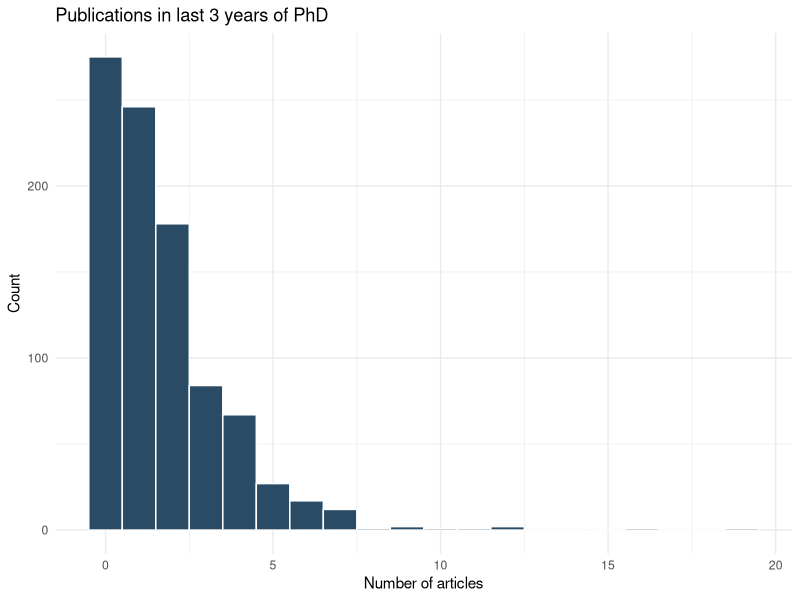
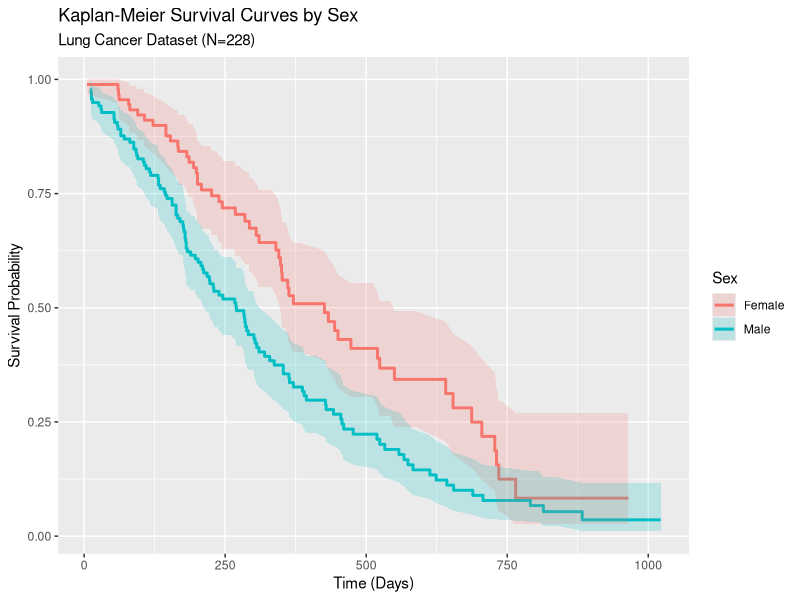
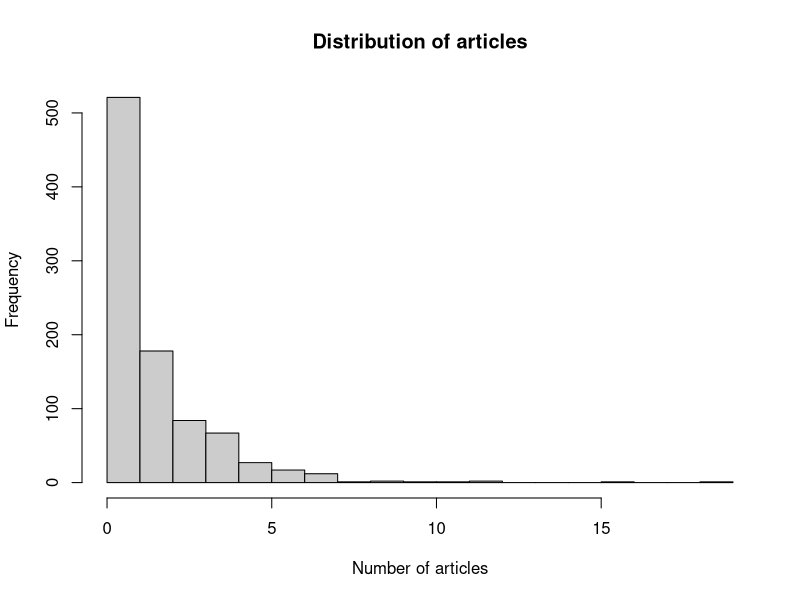
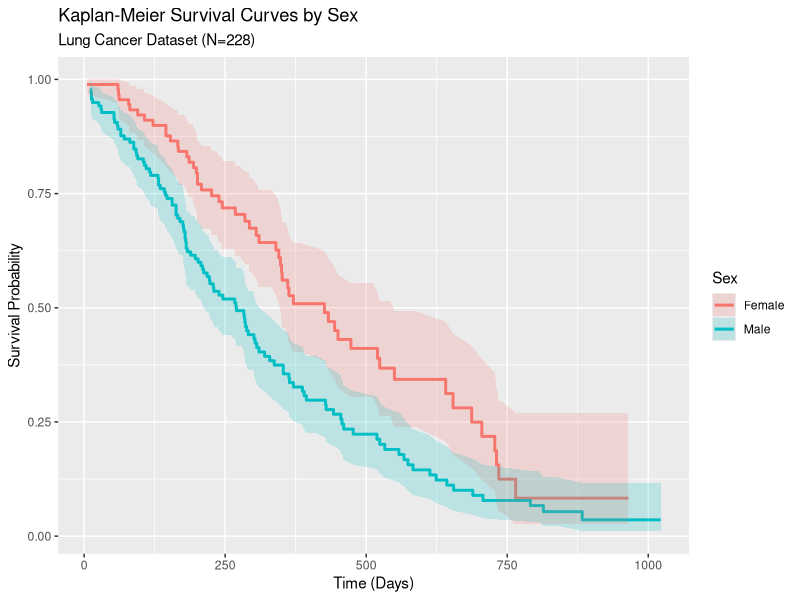

Source code (R) for these figures, in order:
library(carData)
library(MASS)
library(nnet)
library(marginaleffects)
data(BEPS)
library(pscl)
library(AER)
library(MASS)
data(bioChemists)

# PROBLEM 1.1: ORDERED LOGIT: PERCEPTIONS OF THE NATL ECONOMY
## 1.1.a: Explore the economic.cond.national variable and convert it to an ordered factor:
table(BEPS$economic.cond.national)
BEPS$econ_ord=factor(BEPS$economic.cond.national, ordered=TRUE)
summary(BEPS$econ_ord)

## 1.1.b: Fit an ordered logit model predicting econ_ord from age, gender, Europe, and politicalknowledge.
m_ologit=polr(econ_ord~age+gender+Europe+political.knowledge, data=BEPS, Hess=TRUE)
summary(m_ologit)

## 1.1.c: Compute average marginal effects (AMEs) using marginal effects:
avg_slopes(m_ologit)

## 1.1.d: Compute predicted probabilities for the five response categories at the mean of all covariates, separately for male and female respondents:
predictions(m_ologit, newdata=datagrid(gender=c("female","male")))


# PROBLEM 1.2 MULTINOMIAL LOGIT: VOTE CHOICE
## 1.2.a: Set Conservative as the reference category and fit a multinomial logit predicting vote from economic assessments and leader evaluations:
BEPS$vote=relevel(BEPS$vote, ref="Conservative")
m_mlogit=multinom(vote~economic.cond.national+Blair+Hague+Kennedy+Europe, data=BEPS,trace=FALSE)
summary(m_mlogit)

## 1.2.b: Compute AMEs across all predictors and all outcome categories. 
avg_slopes(m_mlogit)
## In a comment, report the AME of Blair on the probability of voting Labour. Interpret it in plain language: holding other variables constant, how does a one-unit increase in Blair approval change the probability of voting Labour on average across respondents?
### ANSWER/COMMENT: The AME of Blair on the probability of voting Labour is positive and substantial. In other words, a one-unit increase in approval (on the 1-5 scale) is associated with an increase in the average probability of voting Labour. This indicates a personalization of vote choice during this election: feelings toward the party leader was a strong driver of vote choice.

predictions(m_mlogit, by="economic.cond.national")


## 1.2.c: The multinomial logit assumes Independence of Irrelevant Alternatives (IIA): the odds ratio between any two alternatives is unaffected by the presence or absence of other alternatives. Recall from class the red bus / blue bus example, where IIA fails because two alternatives (red bus and blue bus) are close substitutes. In a comment of 2–3 sentences, explain what IIA means for this application with Conservative, Labour, and Liberal Democrat as alternatives. Do you think IIA is likely to hold here — or are any two of these parties close substitutes in the minds of British voters? Explain your reasoning.
### ANSWER/COMMENT: The odds ratio between any two alternatives (here, Labour vs Conservative) should be unaffected by the presence or characteristics of a third alternative (here, Liberal Dems). In the bus analogy, IIA fails because two alternatives are near-perfect substitutes and removing one simply shifts its probability to the other rather than distributing it proportionally. For British party choice, IIA is a moderate concern: Labour and the Liberal Democrats are both centre-left parties, sharing some ideological space, so some voters may treat them as partial substitutes in a way IIA cannot accommodate. The Conservatives, however, occupy a clearly distinct ideological position (right-wing), so the three-party menu is not as degenerate as two buses of different colours. Overall, IIA is plausible for Conservative vs. the others but is a more legitimate worry for the Labour/Liberal Democrat distinction.

## We now analyze the number of articles published by biochemistry PhD students in the last three years of their doctorate, using the bioChemists dataset from the pscl package. The outcome (art) is a non-negative integer count. Recall from class that count outcomes have a natural lower bound of zero and cannot take negative values, which makes OLS inappropriate. The natural starting model is Poisson regression; we then diagnose and address overdispersion using the negative binomial.

## 1.3: POISSON REGRESSION: PUBLICATION COUNTS
## 1.3.a: Explore the outcome variable art:
summary(bioChemists$art)
var(bioChemists$art)
pdf("assignment9/art_histogram.pdf", width=6, height=4)
hist(bioChemists$art, breaks=20, main="Distribution of articles", xlab="Number of articles", col="gray80")
dev.off()

library(ggplot2)
library(pscl)

data("bioChemists")

ggplot(bioChemists, aes(x = art)) +
  geom_histogram(binwidth = 1, fill = "#294b66", color = "white") +
  theme_minimal() +
  labs(
    title = "Publications in last 3 years of PhD",
    x = "Number of articles",
    y = "Count"
  )
## In a comment, report the mean and variance of art. A key diagnostic for count data is whether the variance substantially exceeds the mean - this is called OVERDISPERSION and violates the Poisson assumption that mean equals variance.
## Note whether you observe this pattern here.
### ANSWER/COMMENT: Art is right-skewed with a mean of 1.69 and a variance of about 3.71, which is about twice the mean. Under the Poisson assumption, the variance should EQUAL the mean: if there is a ratio above 1, it indicates overdispersion. So we should see here that a standard Poisson model would underestimate uncertainty here. 

## 1.3.b: Fit a Poisson regression of art on all predictors:
m_pois=glm(art~fem+mar+kid5+phd+ment, data=bioChemists, family=poisson)
summary(m_pois)
exp(coef(m_pois)["ment"])
## In a comment, answer the following two questions: (1) Report the coefficient on ment and exponentiate it with exp() to obtain the incidence rate ratio (IRR). Interpret it: a one-unit increase in mentor articles multiplies expected student articles by approximately how much? (2) Report the residual deviance and degrees of freedom from the summary() output and compute their ratio. Recall from class that under a correctly specified Poisson model this ratio should be close to 1; a ratio substantially above 1 (say, > 2) suggests overdispersion.
### ANSWER/COMMENT: The incident rate ratio is 1.026, with each additional article published by the mentor associated with a multiplicative increase in expected student articles by that factor. The effect is positive, which suggests that the more productive mentors slightly boost their students' output. The residual deviance is substantially larger than the residual degrees of freedom, which is another clear diagnostic signal of overdisperson. So, the Poisson model does not adequately capture the variation in publication counts.

## 1.3.c: Test for overdispersion formally:
dispersiontest(m_pois)
## In a comment, report the estimated dispersion parameter and the p-value. Is there statistically significant evidence of overdispersion? What does this imply for the validity of the Poisson standard errors you computed above?
### ANSWER/COMMENT: The estimated dispersion paramter here is 1.82454 which is way above 1 with a pvalue way less than 0.001, so there is indeed statistically significant evidence of overdispersion. This means that the Poisson standard errors are too small and that the model underestimates uncertainty, inflates the test statistics, and produces p-values that are misleadingly small. We need to do the negative binomial model to account for overdispersion.

## PROBLEM 1.4: NEGATIVE BINOMIAL REGRESSION
## The negative binomial (NB) model generalizes Poisson by adding a dispersion parameter θ that allows the variance to exceed the mean: Var(Yi) = µi + µ2i/θ. When θ → ∞, the NB reduces to Poisson. A small estimated θ indicates severe overdispersion; a large θ indicates the extra dispersion is modest.

## 1.4.a: Fit the negative binomial model with the same formula:
m_nb = glm.nb(art ~ fem + mar + kid5 + phd + ment, data = bioChemists)
summary(m_nb)
## In a comment, compare the coefficient on ment to the Poisson estimate from the Poisson model above. Has it changed substantially? Report the estimated overdispersion parameter theta from the NB output. Is the overdispersion modest or severe?
### ANSWER/COMMENT: Here, the ment coefficient is similar to the Poisson estimate, so we can assume the point estimate is reasonably stable. The difference is in the standard errors, with this model producing more honest uncertainty estimates. 

## 1.4.b: Compare model fit using AIC:
AIC(m_pois, m_nb)
## In a comment, report both AIC values. Which model has the lower AIC? Recall from earlier in the course that AIC penalizes model complexity, so a lower AIC for the NB model (which has one additional parameter) means the improvement in fit outweighs the added complexity. What does this comparison imply: is overdispersion a problem worth addressing for this dataset?
### ANSWER/COMMENT: The negative binomial model has a substantially lower AIC than the Poisson. Under AIC, the improvement in fit compensates for the added complexity. This confirms that overdispersion is a genuine feature of the data and not just noise. The negative binomial is the more appropriate mdoel for these publication counts.

## 1.4.c: Compute predicted article counts for male vs. female researchers, holding all other variables at their sample means:
predictions(m_nb, newdata = datagrid(fem = c("Men", "Women")))
## In a comment, report the predicted number of articles for men and women (with confidence intervals). How large is the gender gap in predicted publications? Is this difference statistically distinguishable given the uncertainty intervals?
### ANSWER/COMMENT: The predicted number of articles for men exceeds that for women, with the confidence intervals communicating whether this gender gap is statistically distinguishable: if the intervals do not overlap then the difference is significant. The gap here reflects a persistent within-group gender difference in publication productivity.

## 1.4.d: Write a short summary paragraph as a comment in your R script (4–6 sentences). Cover all of the following: (1) whether Poisson regression is adequate for this dataset or whether the negative binomial is needed, and why; (2) the interpretation of the ment incidence rate ratio — what does mentor productivity tell us about student productivity?; (3) which predictors are statistically significant in the negative binomial model; (4) one substantive conclusion about the factors driving publication productivity among PhD students in biochemistry.
### ANSWER/COMMENT: Poisson is NOT adequate for this dataset. The variance-to-mean ratio of art was nearly double, the residual deviance far exceeds the degrees of freedom, and the formal dispersion test rejected dispersion with a very insignificant pvalue. The negative binomial model showed a lower AIC and more reliable standard errors. The mentor's productivity has a positive and statistically significant effect, with an IRR above 1. Each additional mentor article is associated with a modest multiplicative increase in expected student articles, suggesting that a productive mentor does help student productivity. Women produce fewer articles, and with each child under 5 this decreases. PhD program presitge and marital status are not statistically significant in the negative binomial model. Overall, mentor, gender, and family seem to shape productivity. 

# PART 2: TAKE-HOME (SURVIVAL ANALYSIS)

## PROBLEM 2.1: KAPLAN-MEIER SURVIVAL CURVES
## 2.1.a: Explore the data. In a comment, report the total number of observations, the number of events (deaths), and the number of censored cases. What proportion of patients are censored? Is this a lot or a little? Think about what this means: the censored patients’ true survival times are unknown but at least as long as their observed times.
library(survival)
lung=survival::lung
head(lung)
summary(lung) #descriptive for each column/variable
nrow(lung) #number of observations
sum(lung$status==1)
sum(lung$status==2)
63/228
## COMMENT/ANSWER: There are 228 observations. There are 165 events/deaths and 63 censored cases, i.e., 63 patients lived beyond the period of observation for the data. 0.2763158 or 27% or 28% are therefore censored. This is more than a quarter of the dataset so I would say that it is a lot of unknown.

## 2.1.b: Estimate the overall Kaplan-Meier survival curve using survfit() with formula Surv(time,dead) ~ 1. The summary() output shows, at each event time, the number at risk, the number of events, the estimated survival probability, and the confidence interval. In a comment, report the estimated median survival time. What does this number mean in plain language?
fit_overall=survfit(Surv(time,status)~1, data=lung)
fit_overall
### COMMENT/ANSWER: The estimated median survival time is 310. When we say this, we are saying that this is the amount of time that 50% of patients live. 

## 2.1.c: Estimate separate Kaplan-Meier curves by sex using survfit() and plot them with ggplot2. Hint: use broom::tidy() to convert the survfit object to a data frame, then plot with geom step() and geom ribbon() for confidence intervals. Save the plot as a PDF. Also run a log-rank test using survdiff(). In a comment, describe what you see: which group survives longer? Does the confidence interval for the two groups overlap? Report the log-rank test p-value and explain what it tests (whether the survival curves are statistically different).
fit_sex=survfit(Surv(time,status==2)~sex, data=lung)
fit_sex

library(broom)
km_data=tidy(fit_sex)

km_data$sex_label=ifelse(km_data$strata=="sex=1", "Male", "Female")
summary(km_data)

km_plot=ggplot(km_data, aes(x=time, y=estimate, color=sex_label, fill=sex_label))+
  geom_step(size=1, direction="hv")+
  geom_ribbon(aes(ymin=conf.low, ymax=conf.high), alpha=0.2, color=NA)+
  labs(
    title="Kaplan-Meier Survival Curves by Sex",
    subtitle="Lung Cancer Dataset (N=228)",
    x="Time (Days)",
    y="Survival Probability",
    color="Sex",
    fill="Sex"
  )

km_plot

ggsave("assignment9/km_by_sex.pdf", plot=km_plot)

logrank_test=survdiff(Surv(time,status)~sex, data=lung)
logrank_test

### ANSWER/COMMENT: The log-rank test shows that women survive longer than men, which this graph reflects visually by showing the women's curve above the men's. There is a slight overlap between the curves but the curves are still distinct and separate. The p-value of the log-rank test is 0.001, which shows that it is statistically significant to say there is a difference between men's and women's survival rates. The log-rank tests whether the survival curves for two groups are equal over the span of time.

## PROBLEM 2.2: COX PROPORTIONAL HAZARDS MODEL
## 2.2.a: Fit a Cox proportional hazards model predicting survival from age, sex, and ph.ecog using coxph() from survival. The output shows both raw coefficients (log-hazard scale) and exponentiated coefficients (hazard ratios). In a comment, report and interpret the hazard ratio for sex. Recall from class: a hazard ratio below 1 means lower hazard (longer survival), above 1 means higher hazard (shorter survival). What does the hazard ratio for sex tell us about survival differences between men and women? Is it statistically significant?
cox_model=coxph(Surv(time,status)~age+sex+ph.ecog,data=lung)
print(cox_model)
cox_summary=tidy(cox_model, exponentiate=TRUE)
cox_summary
### coefficient estimate is 0.575 with a p-value of -0.000986. The coefficient estimate tells us the hazard ratio: subtract coefficient from 100. 
confint(cox_model)
exp(confint(cox_model))
### ANSWER/COMMENT: The hazard ratio for sex is 0.575 or 57.5%, which means that women have about a 42.5% lower hazard of death compared to males. A hazard ratio below 1 implies a lower risk of death and therefore a higher expected survival. here, the pvalue is statistically significant.

## 2.2.b: Interpret the hazard ratio for ph.ecog. n a comment, explain what a one-unit increase in ECOG performance score (i.e., moving toward worse physical functioning) does to the hazard of death. Express this as a percentage change (e.g., “X% higher/lower hazard”).
### ANSWER/COMMENT: ECOG scores communicate physical health, with higher ones indicating worse physical conditions. The coefficient on ph.ecog is 1.59, meaning that a one-unit increase in ECOG performance score is associated with a 59% higher hazard of death. Here, patients with worse health have a higher mortality risk. It is statistically significant and the confidence interval is between 1.27 and 1.99 s it does not include 1.

## 2.2.c:  The Cox model assumes proportional hazards: the effect of each covariate is constant over time. Test this assumption using cox.zph(). In a comment, report the p-value for each covariate and the global test. A significant p-value suggests the proportional hazards assumption is violated for that variable. Do any variables violate the assumption? If so, what would this mean in substantive terms (e.g., the effect of age changes over the course of the disease)?
ph_test=cox.zph(cox_model)
ph_test
### ANSWER/COMMENT: The p-value for age is 0.66, 0.13 for sex, 0.15 for ph.ecog, and 0.22 for the GLOBAL test. None of these are statistically significant, so the proportional hazards assumption is NOT violated for these variables. The effects of age, sex, and performance status are presumably constant on the hazard of death over time.

## 2.2.d: Write a short summary paragraph as a comment in your R script (4–6 sentences). Cover: (1) whether the Kaplan-Meier analysis suggested survival differences by sex; (2) which predictors are significant in the Cox model and the direction of their effects; (3) whether the proportional hazards assumption holds; (4) one substantive conclusion about factors predicting lung cancer survival.
### ANSWER/COMMENT: The KM analysis showed survival differences by sex, with women living consistently longer than men. In the Cox model, sex and ECOG performance were shown to be statistically significant predictors (but not age). There, females had a lower hazard of death than males; higher ECOG scores had substantially higher mortality risk. The proportional hazards assumption does hold; none of the p-values on the variables in the COX test were statistically significant. With all this taken into account, sex and baseline health are the primary drivers of survival differences, with poorer baseline health increasing earlier death across the board.  
